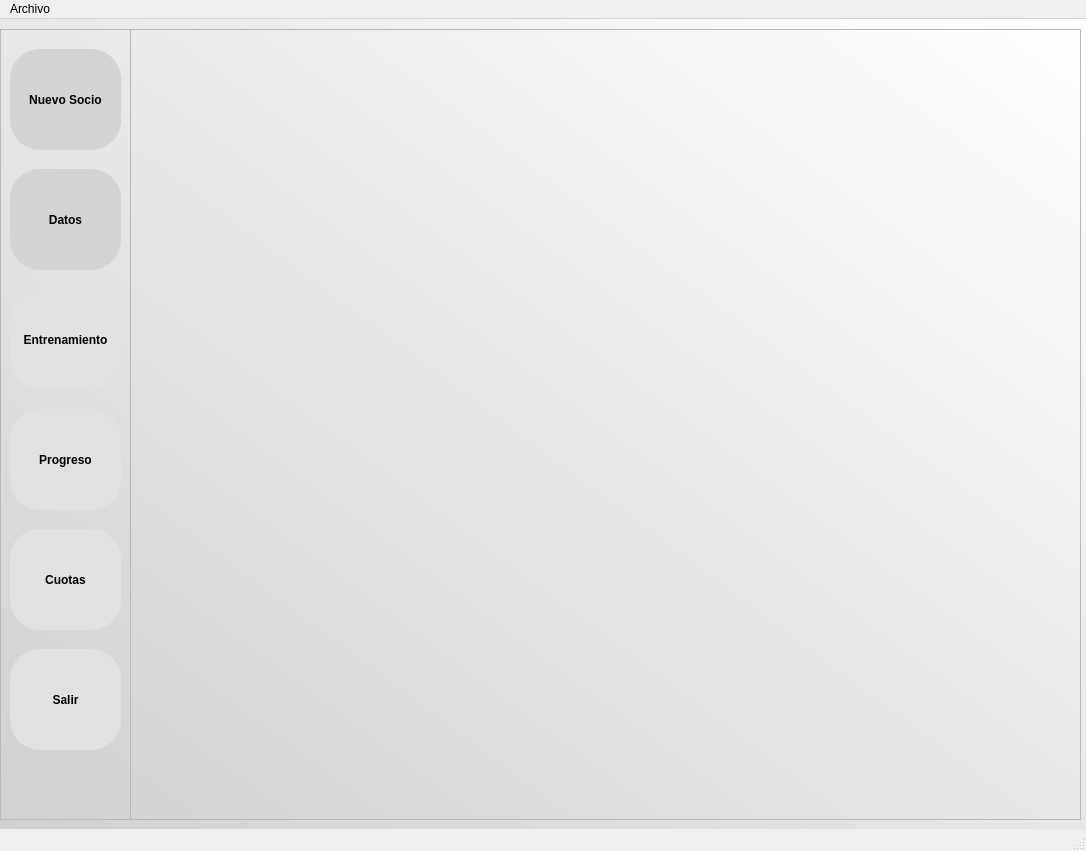
<?xml version="1.0" encoding="UTF-8"?>
<ui version="4.0">
 <class>MainWindow</class>
 <widget class="QMainWindow" name="MainWindow">
  <property name="geometry">
   <rect>
    <x>0</x>
    <y>0</y>
    <width>1086</width>
    <height>851</height>
   </rect>
  </property>
  <property name="windowTitle">
   <string>MainWindow</string>
  </property>
  <property name="styleSheet">
   <string notr="true">QWidget#centralwidget{
background-color: qlineargradient(spread:pad, x1:0, y1:1, x2:1, y2:0, stop:0 rgba(208, 208, 208, 255), stop:1 rgba(255, 255, 255, 255));
}</string>
  </property>
  <widget class="QWidget" name="centralwidget">
   <widget class="QFrame" name="frame">
    <property name="geometry">
     <rect>
      <x>0</x>
      <y>10</y>
      <width>131</width>
      <height>791</height>
     </rect>
    </property>
    <property name="frameShape">
     <enum>QFrame::StyledPanel</enum>
    </property>
    <property name="frameShadow">
     <enum>QFrame::Raised</enum>
    </property>
    <widget class="QPushButton" name="btnNuevoSocio">
     <property name="geometry">
      <rect>
       <x>10</x>
       <y>20</y>
       <width>111</width>
       <height>101</height>
      </rect>
     </property>
     <property name="font">
      <font>
       <pointsize>9</pointsize>
       <weight>75</weight>
       <bold>true</bold>
      </font>
     </property>
     <property name="cursor">
      <cursorShape>PointingHandCursor</cursorShape>
     </property>
     <property name="contextMenuPolicy">
      <enum>Qt::PreventContextMenu</enum>
     </property>
     <property name="toolTip">
      <string>&lt;html&gt;&lt;head/&gt;&lt;body&gt;&lt;p align=&quot;center&quot;&gt;&lt;span style=&quot; font-size:9pt; font-weight:600;&quot;&gt;Nuevo Socio&lt;/span&gt;&lt;/p&gt;&lt;/body&gt;&lt;/html&gt;</string>
     </property>
     <property name="styleSheet">
      <string notr="true">border-radius:30px;
background-color: rgb(212, 212, 212);</string>
     </property>
     <property name="text">
      <string>Nuevo Socio</string>
     </property>
     <property name="autoDefault">
      <bool>false</bool>
     </property>
     <property name="default">
      <bool>false</bool>
     </property>
     <property name="flat">
      <bool>false</bool>
     </property>
    </widget>
    <widget class="QPushButton" name="btnDatos">
     <property name="geometry">
      <rect>
       <x>10</x>
       <y>140</y>
       <width>111</width>
       <height>101</height>
      </rect>
     </property>
     <property name="font">
      <font>
       <pointsize>9</pointsize>
       <weight>75</weight>
       <bold>true</bold>
      </font>
     </property>
     <property name="cursor">
      <cursorShape>PointingHandCursor</cursorShape>
     </property>
     <property name="contextMenuPolicy">
      <enum>Qt::PreventContextMenu</enum>
     </property>
     <property name="toolTip">
      <string>&lt;html&gt;&lt;head/&gt;&lt;body&gt;&lt;p align=&quot;center&quot;&gt;Datos Medicos&lt;/p&gt;&lt;/body&gt;&lt;/html&gt;</string>
     </property>
     <property name="styleSheet">
      <string notr="true">border-radius:30px;
background-color: rgb(212, 212, 212);</string>
     </property>
     <property name="text">
      <string>Datos</string>
     </property>
    </widget>
    <widget class="QPushButton" name="btnPlanes">
     <property name="geometry">
      <rect>
       <x>10</x>
       <y>260</y>
       <width>111</width>
       <height>101</height>
      </rect>
     </property>
     <property name="font">
      <font>
       <pointsize>9</pointsize>
       <weight>75</weight>
       <bold>true</bold>
      </font>
     </property>
     <property name="cursor">
      <cursorShape>PointingHandCursor</cursorShape>
     </property>
     <property name="contextMenuPolicy">
      <enum>Qt::PreventContextMenu</enum>
     </property>
     <property name="toolTip">
      <string>&lt;html&gt;&lt;head/&gt;&lt;body&gt;&lt;p align=&quot;center&quot;&gt;Plan de Entrenamiento&lt;/p&gt;&lt;/body&gt;&lt;/html&gt;</string>
     </property>
     <property name="styleSheet">
      <string notr="true">border-radius:30px;
background-color: rgb(225, 225, 225);</string>
     </property>
     <property name="text">
      <string>Entrenamiento</string>
     </property>
    </widget>
    <widget class="QPushButton" name="btnProgreso">
     <property name="geometry">
      <rect>
       <x>10</x>
       <y>380</y>
       <width>111</width>
       <height>101</height>
      </rect>
     </property>
     <property name="font">
      <font>
       <pointsize>9</pointsize>
       <weight>75</weight>
       <bold>true</bold>
      </font>
     </property>
     <property name="cursor">
      <cursorShape>PointingHandCursor</cursorShape>
     </property>
     <property name="contextMenuPolicy">
      <enum>Qt::PreventContextMenu</enum>
     </property>
     <property name="toolTip">
      <string>&lt;html&gt;&lt;head/&gt;&lt;body&gt;&lt;p align=&quot;center&quot;&gt;Progreso&lt;/p&gt;&lt;/body&gt;&lt;/html&gt;</string>
     </property>
     <property name="styleSheet">
      <string notr="true">border-radius:30px;
background-color: rgb(225, 225, 225);</string>
     </property>
     <property name="text">
      <string>Progreso</string>
     </property>
    </widget>
    <widget class="QPushButton" name="btnCuotas">
     <property name="geometry">
      <rect>
       <x>10</x>
       <y>500</y>
       <width>111</width>
       <height>101</height>
      </rect>
     </property>
     <property name="font">
      <font>
       <pointsize>9</pointsize>
       <weight>75</weight>
       <bold>true</bold>
      </font>
     </property>
     <property name="cursor">
      <cursorShape>PointingHandCursor</cursorShape>
     </property>
     <property name="contextMenuPolicy">
      <enum>Qt::PreventContextMenu</enum>
     </property>
     <property name="toolTip">
      <string>&lt;html&gt;&lt;head/&gt;&lt;body&gt;&lt;p align=&quot;center&quot;&gt;Administracion de Cuotas&lt;/p&gt;&lt;/body&gt;&lt;/html&gt;</string>
     </property>
     <property name="styleSheet">
      <string notr="true">border-radius:30px;
background-color: rgb(225, 225, 225);</string>
     </property>
     <property name="text">
      <string>Cuotas</string>
     </property>
    </widget>
    <widget class="QPushButton" name="btnSalir">
     <property name="geometry">
      <rect>
       <x>10</x>
       <y>620</y>
       <width>111</width>
       <height>101</height>
      </rect>
     </property>
     <property name="font">
      <font>
       <pointsize>9</pointsize>
       <weight>75</weight>
       <bold>true</bold>
      </font>
     </property>
     <property name="cursor">
      <cursorShape>PointingHandCursor</cursorShape>
     </property>
     <property name="contextMenuPolicy">
      <enum>Qt::PreventContextMenu</enum>
     </property>
     <property name="toolTip">
      <string>&lt;html&gt;&lt;head/&gt;&lt;body&gt;&lt;p align=&quot;center&quot;&gt;Salir&lt;/p&gt;&lt;/body&gt;&lt;/html&gt;</string>
     </property>
     <property name="styleSheet">
      <string notr="true">border-radius:30px;
background-color: rgb(225, 225, 225);</string>
     </property>
     <property name="text">
      <string>Salir</string>
     </property>
    </widget>
   </widget>
   <widget class="QFrame" name="frame2">
    <property name="geometry">
     <rect>
      <x>130</x>
      <y>10</y>
      <width>951</width>
      <height>791</height>
     </rect>
    </property>
    <property name="frameShape">
     <enum>QFrame::StyledPanel</enum>
    </property>
    <property name="frameShadow">
     <enum>QFrame::Raised</enum>
    </property>
   </widget>
  </widget>
  <widget class="QStatusBar" name="statusbar"/>
  <widget class="QMenuBar" name="menuBar">
   <property name="geometry">
    <rect>
     <x>0</x>
     <y>0</y>
     <width>1086</width>
     <height>26</height>
    </rect>
   </property>
   <widget class="QMenu" name="menuArchivo">
    <property name="title">
     <string>Archivo</string>
    </property>
   </widget>
   <addaction name="menuArchivo"/>
  </widget>
 </widget>
 <resources/>
 <connections/>
</ui>
